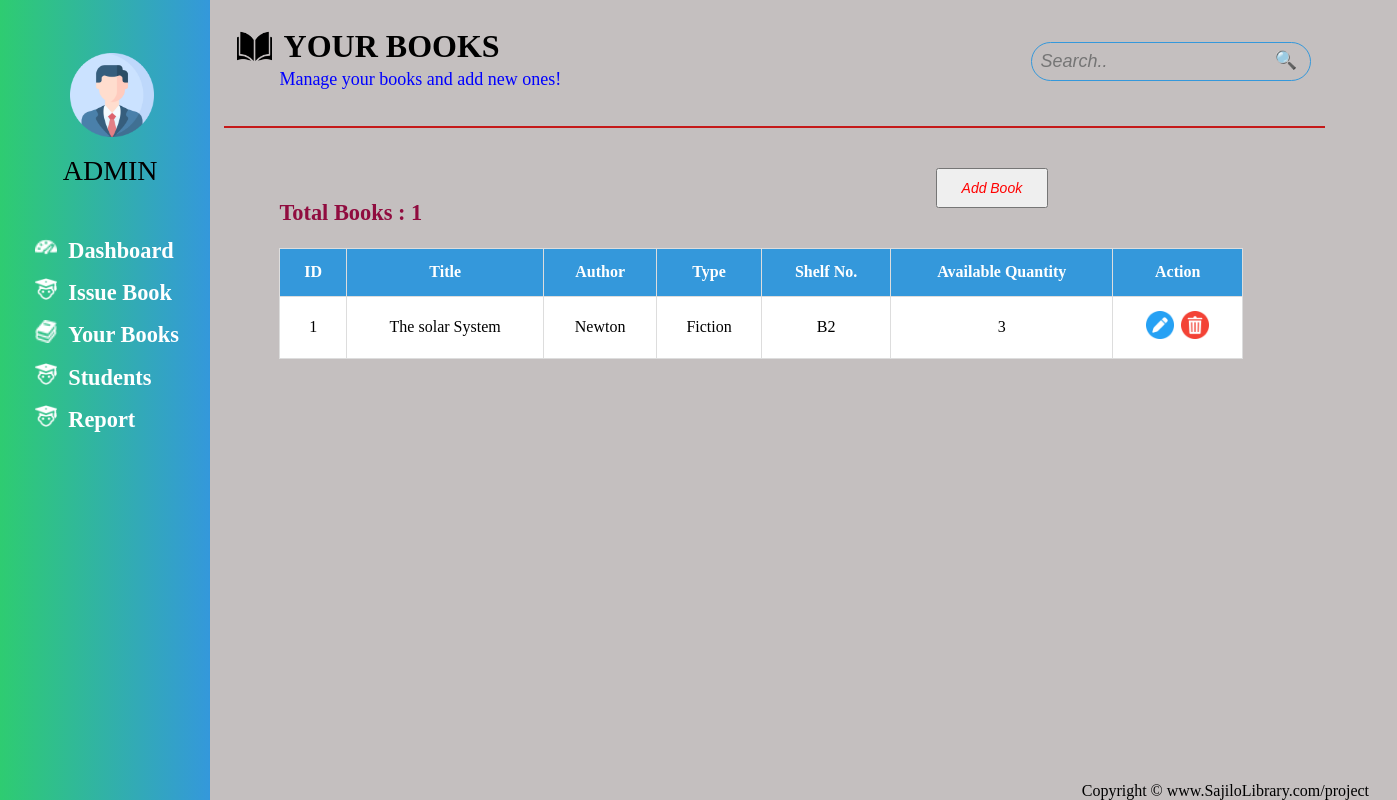
The page /books/ on the database as committed earlier.
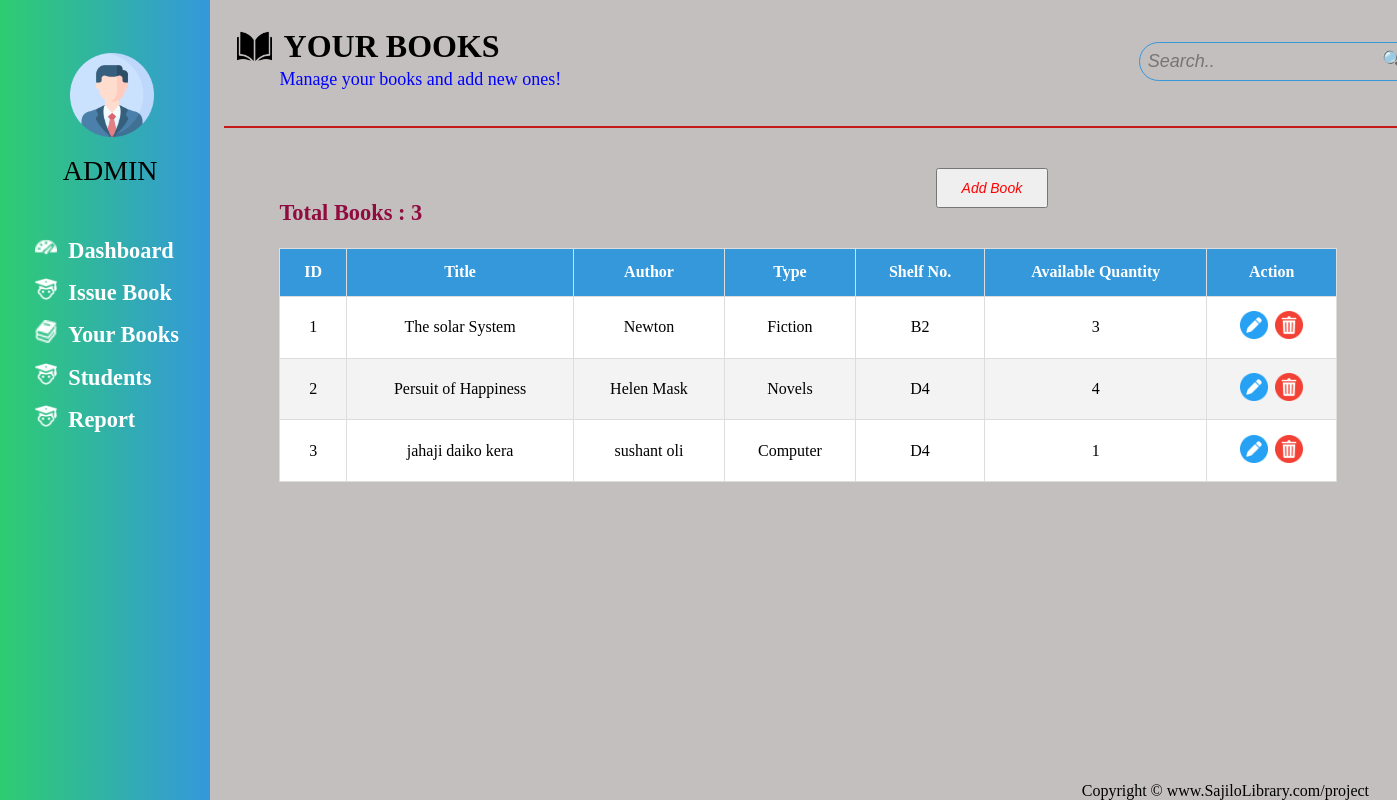
The same page on the database as committed later.
### main_app/models.py (models this page shows, shortened)
class Book(models.Model):
    FICTION = 'fiction'
    NOVELS = 'nobels'
    CALCULATIONS = 'calculation'
    COMPUTER = 'computer'
    OTHERS = 'others'
    TYPE_CHOICES = [
        (FICTION, 'Fiction'),
        (NOVELS, 'Novels'),
        (CALCULATIONS, 'Calculations'),
        (COMPUTER, 'Computer'),
        (OTHERS, 'Others'),
    ]
    title = models.CharField(max_length=100)
    author = models.CharField(max_length=50, blank=True, null=True)
    type = models.CharField(max_length=20, choices=TYPE_CHOICES, default=OTHERS)
    shelf = models.CharField(max_length=5)
    quantity = models.PositiveIntegerField()

### main_app/views.py (the view)
# urls.py: path('books/', views.books, name='books'),
def books(request):
    if request.method == 'POST':
        form = BookForm(request.POST)
        if form.is_valid():
            form.save()
            return redirect('books')  # Redirect to the same page to see the updated list
    else:
        form = BookForm()
    books = Book.objects.all()
    return render(request, 'books.html', {'books': books,'form': form})

### main_app/forms.py
class BookForm(forms.ModelForm):
    class Meta:
        model = Book
        fields = ['title', 'author', 'type', 'shelf', 'quantity']

### main_app/templates/books.html (shortened to what this page needs)
{% extends "base.html" %}
 {% block title %}Books{% endblock title %} {% block main %}
<main>
  <div id="page1">
    <div id="top-header">
      <div id="namePlate">
        <div id="homePlate">
          <img src="/static/inside book icon.png" alt="">
        <h1>YOUR BOOKS</h1>
      </div>
          <p>Manage your books and add new ones!</p>
      </div>
      <div id="searchBar">
        <input type="text" placeholder="Search.." />
        <button id="search">🔍</button>
      </div>
    </div>
    <button id="book-btn">Add Book</button>
    <div class="table-container">
      <table cellspacing="20" cellpadding="10">
        <thead id="thead">
          <tr>
            <th>ID</th>
            <th>Title</th>
            <th>Author</th>
            <th>Type</th>
            <th>Shelf No.</th>
            <th>Available Quantity</th>
            <th>Action</th>
          </tr>
        </thead>
        <tbody id="tbody">
          {% for book in books%}
         <tr>
          <td>{{book.id}}</td>
          <td>{{book.title}}</td>
          <td>{{book.author}}</td>
          <td>{{book.get_type_display}}</td>
          <td>{{book.shelf}}</td>
          <td>{{book.quantity}}</td>
           <td>
            <button class="Edit">
              <img src="/static/edit icon.png" alt="" />
            </button>
            <button class="Delete">
              <img src="/static/delete icon.png" alt="" />
            </button>
          </td>
        </tr>
         {% endfor %}
        </tbody>
      </table>
    </div>
    <h2 id="total_books">Total Books : {{books|length}}</h2>
  </div>
</main>
{% endblock main %}

### main_app/templates/base.html (shortened to what this page needs)
{% load static %}
<!DOCTYPE html>
<html lang="en">
  <head>
  </head>
  <body>
    <div class="wrapper">
      <header>
        <nav>
          <div id="user-logo">
            <img src="/static/profile.png" alt="" />
            <p>ADMIN</p>
          </div>
          <ul>
            <li>
                <img src="/static/dashboard-16.ico" alt="" />
                <a href="/dashboard">Dashboard</a>
            </li>
            <li>
                <img src="/static/student-24.ico" alt="" />
                <a href="/issueBook">Issue Book</a>
            </li>
            <li>
                <img src="/static/book-stack-16.ico" alt="" />
                <a href="/books">Your Books</a>
            </li>
            <li>
                <img src="/static/student-24.ico" alt="" />
                <a href="/students">Students</a>
            </li>
            <li>
                <img src="/static/student-24.ico" alt="" />
                <a href="/reports">Report</a>
            </li>
        </ul>
        </nav>
      </header>
      <div class="main">
        {% block main %}{% endblock main %}
      </div>
    </div>
    <footer>Copyright &copy; www.SajiloLibrary.com/project</footer>
  </body>
</html>

### main_app/templates/base.html (style rules this page uses)
* { margin: 0; padding: 0; box-sizing: border-box; }
header { width: 15vw; min-height: 100vh; display: flex; flex-direction: column; background: linear-gradient(to left, #3498db, #2ecc71); padding: 2vw; }
#user-logo img { width: 6vw; margin: 1.8vw 3vw 1vw 3vw; }
#user-logo p { font-size: 2vw; margin: 0 2vw 3vw 2.5vw; }
nav ul li { list-style: none; padding: 0.5vw 0 0.5vw 0; }
nav ul li a { text-decoration: none; color: #fff; font-size: 1.6vw; font-weight: bold; }
nav ul li img { width: 1.6vw; margin-left: 0.5vw; margin-right: 0.5vw; }
footer { position: fixed; bottom: 0; right: 2vw; z-index: 9; text-align: end; }
.wrapper { display: flex; }
.main { min-width:calc(100vw- 15vw); min-height:calc(100vh- 15vh); position: relative; }
body { background: #c4bfbf; }

### main_app/templates/books.html (style rules this page uses)
#page1 { width: 100%; min-height: 100vh; position: relative; background: #c4bfbf; }
#book-btn { width: 8vw; height: 5vh; color: red; position: absolute; top: 21vh; left: 52vw; font-style: oblique; font-size: 1vw; cursor: pointer; }
.table-container { position: relative; top: 15vh; left: 5vw; }
table { border-collapse: collapse; width: 140%; }
#thead th { background-color: #3498db; color: #fff; font-weight: bold; }
table tr:nth-child(even) { background-color: #f2f2f2e5; }
th, td { border: 1px solid #ddd; padding: 1.8vh; text-align: center; }
#tbody { background-color: #fff; }
#total_books { color:#900C3F; position: fixed; top: 25vh; left: 20vw; font-size: 2.8vh; }
input { width: 100%; padding: 8px; margin-bottom: 10px; box-sizing: border-box; border: 1px solid #ddd; border-radius: 4px; }
.Edit img { width: 2vw; }
.Edit { border-radius: 50%; background: transparent; border: none; cursor: pointer; }
.Delete img { width: 2vw; }
.Delete { border-radius: 50%; background: transparent; border: none; cursor: pointer; padding-left: 0.2vw; }
#top-header { width: 160%; height: 16vh; display: flex; position: relative; left: 1vw; border-bottom: 2px solid rgb(197, 25, 25); padding: 2vw 1vw ; justify-content: space-between; }
#namePlate #homePlate { display: flex; }
#namePlate #homePlate img { width: 2.5vw; margin-right: 0.8vw; }
#namePlate p { font-size: large; padding: 0.3vw 3vw; color: blue; }
#searchBar { align-items: center; background-color: transparent; position: relative; padding-top: 1vw; }
#searchBar input { background-color: transparent; color: #fff; font-size: large; font-style: italic; width: 20vw; border: 1px solid #3498db; border-radius: 20px; }
#search { position: absolute; right: 1vw; top: 1.5vw; background-color: transparent; border: transparent; font-size: large; cursor: pointer; }

Rows that differ between the two databases and show on the page:
added Book: id "2", title "Persuit of Happiness", author "Helen Mask", type "Novels", shelf "D4", quantity "4"
added Book: id "3", title "jahaji daiko kera", author "sushant oli", type "Computer", shelf "D4", quantity "1"
Other text that changed with them:
{{ books|length }}: "1" → "3"
